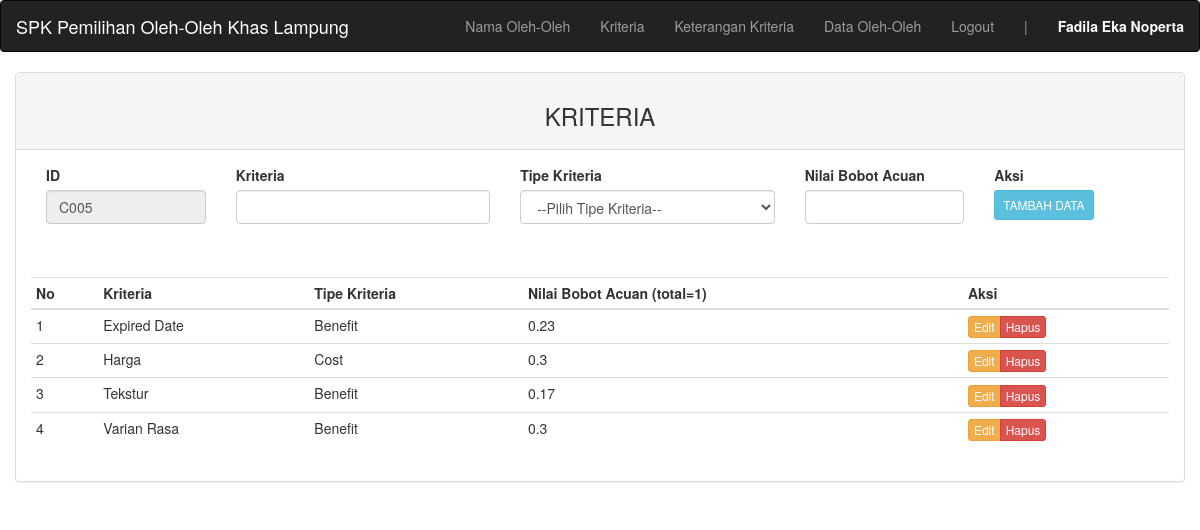
/admin.php?admin=kriteria (signed in), run on the app's committed database.
### tables this page shows
CREATE TABLE `kriteria` (
  `id_kriteria` varchar(4) NOT NULL,
  `nama_kriteria` varchar(25) NOT NULL,
  `tipe_kriteria` enum('Cost','Benefit') NOT NULL,
  `bobot_acuan` float NOT NULL
);

### config.php (called while the page is built, shortened)
<?php
if (!$db = new Mysqli("localhost", "root", "", "spk_pemilihan_oleh_oleh_lampung")) {
  echo "<h3>ERROR: Koneksi database gagal!</h3>";
}
$query = "SELECT max(id_kriteria) as max_id FROM kriteria";
$hasil = mysqli_query($db, $query);
$data  = mysqli_fetch_array($hasil);
$kode_kriteria = $data['max_id'];
$noUrutK = (int) substr($kode_kriteria, 1, 3);
$noUrutK++;
$char = "C";
$current_idK = $char . sprintf("%03s", $noUrutK);

### admin/kriteria.php (the view, shortened to what this page needs)
<?php
$update = (isset($_GET['action']) AND $_GET['action'] == 'update') ? true : false;
?>
<div class="container">
	<div class="row">
		<div class="col-md">
			<div class="panel panel-default">
				<div class="panel-heading"><h3 class="text-center"><?= ($update) ? "EDIT DATA KRITERIA" : "KRITERIA" ?></h3></div>
					<div class="panel-body">
						<table class="table table-condensed">
							<form action="" method="POST">
								<div class="col-md-2">
									<div class="form-group">
										<label for="id_kriteria">ID</label>
										<input type="text" name="id_kriteria" class="form-control"
										<?= (!$update) ?: 'value="'.$row["id_kriteria"].'"' ?> value="<?= $current_idK?>" readonly>
									</div>
								</div>
								<div class="col-md-3">
									<div class="form-group">
										<label for="nama_kriteria">Kriteria</label>
										<input type="text" name="nama_kriteria" class="form-control" <?= (!$update) ?: 'value="'.$row["nama_kriteria"].'"' ?> required>
									</div>
								</div>
								<div class="col-md-3">
									<div class="form-group">
									<label for="tipe_kriteria">Tipe Kriteria</label>
									<select class="form-control" name="tipe_kriteria" required>
										<option>--Pilih Tipe Kriteria--</option>
									</select>
									</div>
								</div>
								<div class="col-md-2">
									<div class="form-group">
										<label for="bobot_acuan">Nilai Bobot Acuan</label>
										<input type="text" name="bobot_acuan" class="form-control" <?= (!$update) ?: 'value="'.$row["bobot_acuan"].'"' ?> required>
									</div>
								</div>
								<div class="col-md-2">
									<label>Aksi</label><br>
									<button type="submit" name="tambah" class="btn btn-<?= ($update) ? "warning" : "info" ?> btn-xs btn-custom"><?= ($update) ? "UPDATE DATA" : "TAMBAH DATA" ?></button>
								</div>
								<div class="space"><h3>Space</h3></div>
							</form>
							<thead>
								<tr>
									<br><th>No</th>
									<th>Kriteria</th>
									<th>Tipe Kriteria</th>
									<th>Nilai Bobot Acuan (total=1)</th>
									<th>Aksi</th>
								</tr>
							</thead>
							<tbody>
							<?php
							$query = $db->query("SELECT * FROM kriteria");
							$no = 1;
							foreach ($query as $row):
								echo '<tr>';
								echo '<td>'.$no++.'</td>';
								echo '<td>'.$row['nama_kriteria'].'</td>';
								echo '<td>'.$row['tipe_kriteria'].'</td>';
								echo '<td>'.$row['bobot_acuan'].'</td>';
								echo '<td>';
									echo '<div class="btn-group">';
										echo '<a href="?admin=kriteria&action=update&key='.$row['id_kriteria'].'" class="btn btn-warning btn-xs">Edit</a>';
										echo '<a href="?admin=kriteria&action=delete&key='.$row['id_kriteria'].'" class="btn btn-danger btn-xs">Hapus</a>';
									echo '</div>';
								echo '</td>';
							endforeach;
							?>
							</tbody>
						</table>
					</div>
				</div>
			</div>
		</div>
	</div>
</div>

### admin.php (style rules this page uses)
body { overflow-x: hidden; }

### admin/kriteria.php (style rules this page uses)
.space { color: white; }
.btn-custom { padding: 5px 8px 5px 8px; }

### data on the page
kriteria: nama_kriteria "Expired Date", tipe_kriteria "Benefit", bobot_acuan "0.23"
kriteria: nama_kriteria "Harga", tipe_kriteria "Cost", bobot_acuan "0.3"
kriteria: nama_kriteria "Tekstur", tipe_kriteria "Benefit", bobot_acuan "0.17"
kriteria: nama_kriteria "Varian Rasa", tipe_kriteria "Benefit", bobot_acuan "0.3"

### other printed values
$_SESSION["us"] "Fadila Eka Noperta"
